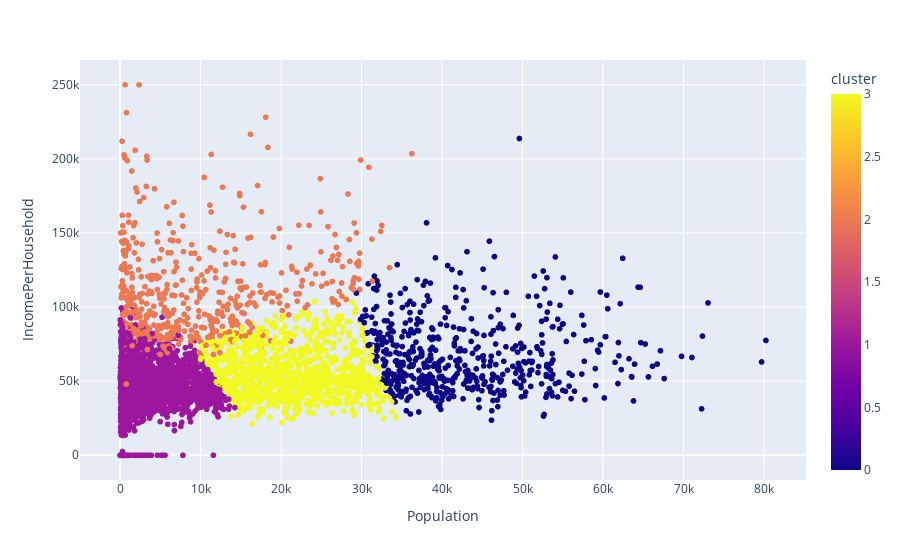

Write notebook code for a chart like this one.
### Code cell
px.scatter(zip_data, y = 'IncomePerHousehold', x = 'Population', color = 'cluster')

### Figure 1 — Plotly figure (JSON) as saved in the notebook; plotly's stock layout.template omitted (floating-point values rounded to 4 significant figures; data arrays with more than 128 entries replaced by an {"elided": "..."} marker saying what was removed)
{"data": [{"hovertemplate": "Population=%{x}<br>IncomePerHousehold=%{y}<br>cluster=%{marker.color}<extra></extra>", "legendgroup": "", "marker": {"color": {"elided": "5036 int values"}, "coloraxis": "coloraxis", "symbol": "circle"}, "mode": "markers", "name": "", "showlegend": false, "type": "scattergl", "x": {"elided": "5036 int values"}, "xaxis": "x", "y": {"elided": "5036 int values"}, "yaxis": "y"}], "layout": {"coloraxis": {"colorbar": {"title": {"text": "cluster"}}, "colorscale": [[0, "#0d0887"], [0.1111, "#46039f"], [0.2222, "#7201a8"], [0.3333, "#9c179e"], [0.4444, "#bd3786"], [0.5556, "#d8576b"], [0.6667, "#ed7953"], [0.7778, "#fb9f3a"], [0.8889, "#fdca26"], [1, "#f0f921"]]}, "legend": {"tracegroupgap": 0}, "margin": {"t": 60}, "xaxis": {"anchor": "y", "domain": [0, 1], "title": {"text": "Population"}}, "yaxis": {"anchor": "x", "domain": [0, 1], "title": {"text": "IncomePerHousehold"}}}}
